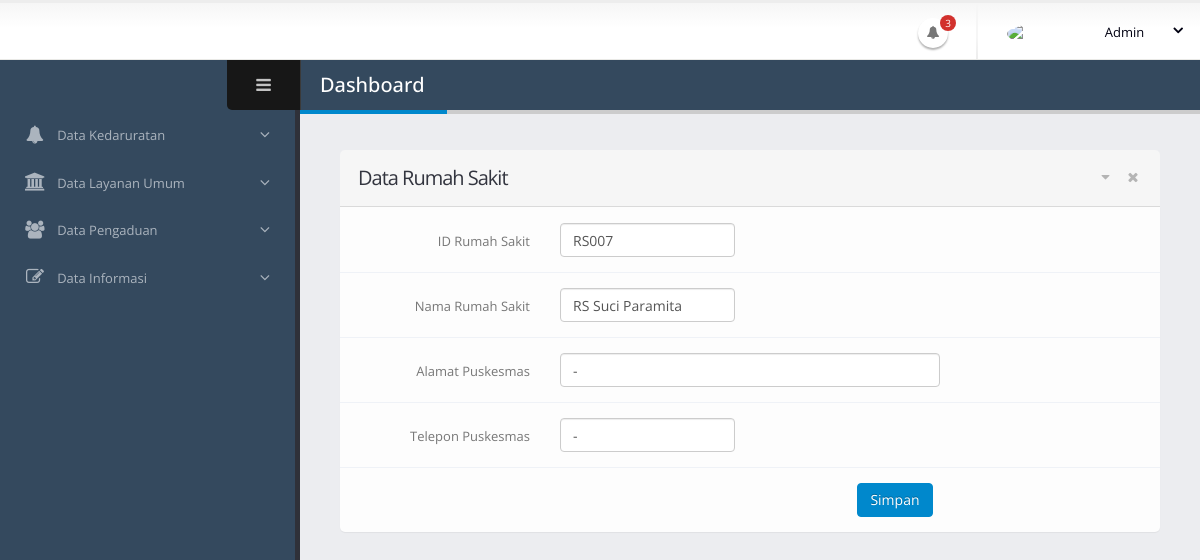
Screenshot of /admin/RS/RSEdit.php?id=RS007 with the database file from the repository.
### tables this page shows
CREATE TABLE `tb_rs` (
  `id_rs` varchar(15) NOT NULL,
  `nama_rs` varchar(200) NOT NULL,
  `alamat_rs` text NOT NULL,
  `telp_rs` varchar(100) NOT NULL,
  `lat` float(10,6) NOT NULL,
  `lng` float(10,6) NOT NULL,
  `location_status` tinyint(1) DEFAULT '0'
);

### admin/RS/RSEdit.php (the view, shortened to what this page needs)
<!doctype html>
<html class="fixed">
	<head>
		<link rel="stylesheet" href="../assets/vendor/bootstrap/css/bootstrap.css" />
		<link rel="stylesheet" href="../assets/vendor/font-awesome/css/font-awesome.css" />
		<link rel="stylesheet" href="../assets/vendor/magnific-popup/magnific-popup.css" />
		<link rel="stylesheet" href="../assets/vendor/bootstrap-datepicker/css/datepicker3.css" />
		<link rel="stylesheet" href="../assets/vendor/jquery-ui/css/ui-lightness/jquery-ui-1.10.4.custom.css" />
		<link rel="stylesheet" href="../assets/vendor/bootstrap-multiselect/bootstrap-multiselect.css" />
		<link rel="stylesheet" href="../assets/vendor/morris/morris.css" />
		<link rel="stylesheet" href="../assets/stylesheets/theme.css" />
		<link rel="stylesheet" href="../assets/stylesheets/skins/default.css" />
		<link rel="stylesheet" href="../assets/stylesheets/theme-custom.css">
	</head>
	<body>
		<section class="body">
			<header class="header">
				<div class="header-right">
					<ul class="notifications">
						<li>
							<a href="#" class="dropdown-toggle notification-icon" data-toggle="dropdown">
								<i class="fa fa-bell"></i>
								<span class="badge">3</span>
							</a>
						</li>
					</ul>
					<span class="separator"></span>
					<div id="userbox" class="userbox">
						<a href="#" data-toggle="dropdown">
							<figure class="profile-picture">
								<img src="../assets/images/!logged-user.jpg" alt="Joseph Doe" class="img-circle" data-lock-picture="../assets/images/!logged-user.jpg" />
							</figure>
							<div class="profile-info" data-lock-name="John Doe" data-lock-email="johndoe@JSOFT.com">
								<span class="name">Admin</span>
							</div>
							<i class="fa custom-caret"></i>
						</a>
					</div>
				</div>
			</header>
			<div class="inner-wrapper">
				<aside id="sidebar-left" class="sidebar-left">
					<div class="sidebar-header">
						<div class="sidebar-title">
						</div>
						<div class="sidebar-toggle hidden-xs" data-toggle-class="sidebar-left-collapsed" data-target="html" data-fire-event="sidebar-left-toggle">
							<i class="fa fa-bars" aria-label="Toggle sidebar"></i>
						</div>
					</div>
					<div class="nano">
						<div class="nano-content">
							<nav id="menu" class="nav-main" role="navigation">
								<ul class="nav nav-main">
									<li class="nav-parent">
										<a>
											<i class="fa fa-bell" aria-hidden="true"></i>
											<span>Data Kedaruratan</span>
										</a>
									</li>
									<li class="nav-parent">
										<a>
											<i class="fa fa-institution (alias)" aria-hidden="true"></i>
											<span>Data Layanan Umum</span>
										</a>
									</li>
									<li class="nav-parent">
										<a>
											<i class="fa fa-users" aria-hidden="true"></i>
											<span>Data Pengaduan</span>
										</a>
									</li>
									<li class="nav-parent">
										<a>
											<i class="fa fa-pencil-square-o" aria-hidden="true"></i>
											<span>Data Informasi</span>
										</a>
									</li>
								</ul>
							</nav>
						</div>
					</div>
				</aside>
				<section role="main" class="content-body">
					<header class="page-header">
						<h2>Dashboard</h2>
					</header>
						<section class="panel">
							<header class="panel-heading">
								<div class="panel-actions">
									<a href="#" class="fa fa-caret-down"></a>
									<a href="#" class="fa fa-times"></a>
								</div>
								<h2 class="panel-title">Data Rumah Sakit</h2>
							</header>
							<div class="panel-body">
								<div class="row">
									<div class="col-sm-6">
									</div>
								</div>
									<?php
									include '../../db/koneksi.php';
									$id = $_GET['id'];
									$data = mysqli_query($koneksi,"select * from tb_rs where id_rs='$id'");
									while($d = mysqli_fetch_array($data)){
									?>
								<form method="post" action="edit_aksi.php" class="form-horizontal form-bordered">
											<div class="form-group">
												<label class="col-md-3 control-label" for="inputDefault">ID Rumah Sakit</label>
												<div class="col-md-3">
													<input type="text" name="a" class="form-control" id="inputDefault" value="<?php echo $d['id_rs']; ?>">
												</div>
											</div>
											<div class="form-group">
												<label class="col-md-3 control-label" for="inputDefault">Nama Rumah Sakit</label>
												<div class="col-md-3">
													<input type="text" name="b" class="form-control" id="inputDefault" value="<?php echo $d['nama_rs']; ?>">
												</div>
											</div>
											<div class="form-group">
												<label class="col-md-3 control-label" for="inputDefault">Alamat Puskesmas</label>
												<div class="col-md-6">
													<input type="text" name="c" class="form-control" id="inputDefault" value="<?php echo $d['alamat_rs']; ?>">
												</div>
											</div>
											<div class="form-group">
												<label class="col-md-3 control-label" for="inputDefault">Telepon Puskesmas</label>
												<div class="col-md-3">
													<input type="text" name="d" class="form-control" id="inputDefault" value="<?php echo $d['telp_rs']; ?>">
												</div>
											</div>
											<div class="col-sm-9 text-right">
											<button type="submit" class="btn btn-primary hidden-xs">Simpan</button>
											</div>
								</form>
									<?php
									}
									?>
							</div>
						</section>
				</section>
	</body>
</html>

### admin/assets/stylesheets/skins/default.css (style rules this page uses)
a, .btn-link { color: #0088cc; }
body .btn-primary { color: #ffffff; text-shadow: 0 -1px 0 rgba(0, 0, 0, 0.25); background-color: #0088cc; border-color: #0088cc; }
.page-header h2 { border-bottom-color: #0088cc; }
.notifications .notification-menu:before, .notifications .notification-icon:before { border-bottom-color: #0088cc; }

### rows the page displays
tb_rs: a "RS007", b "RS Suci Paramita", c "-", d "-"
